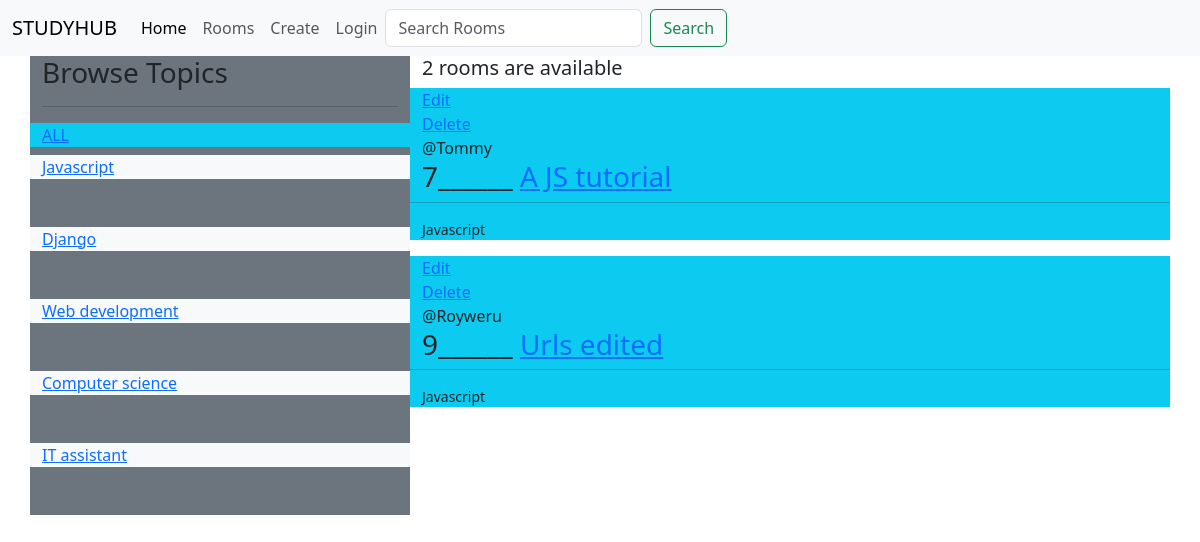
Page /room/?q=Javascript on the committed database.
### room/models.py (models this page shows, shortened)
class Topic(models.Model):
    name = models.CharField(max_length=200)

class Room(models.Model):
    host =models.ForeignKey(User, on_delete=models.SET_NULL, null=True)
    topic = models.ForeignKey(Topic , on_delete=models.SET_NULL, null=True)
    name = models.CharField(max_length=200)
    description = models.TextField( null=True , blank=True)
    updated = models.DateField(auto_now=True)
    created = models.DateTimeField(auto_now_add=True)
    class Meta:
        ordering = ['-updated', '-created']

### room/views.py (the view)
# urls.py: path('room/',views.room_page , name='rooms'),
def room_page(request):
    q= request.GET.get('q') if request.GET.get('q') != None else ''
    rooms = Room.objects.filter(Q(topic__name__icontains = q)|
                                Q(name__icontains=q)|
                                Q(description__icontains=q)
                                )
    topics = Topic.objects.all()
    room_count = rooms.count()
    context = {'rooms':rooms ,'topics':topics, 'room_count':room_count}
    return render(request, 'Rooms.html',context)

### templates/Rooms.html
{% extends 'base.html' %}
{% block content %}
<div class="container">
  <div class="row">
    <div class="col-md-4 bg-secondary">
      <h3>Browse Topics</h3>
      <hr>
      <div class="row mt-2 bg-info">
        <a href="{% url 'rooms' %}">ALL</a>
      </div>
      {% for topic in topics %}
        <div class="row bg-light mb-5 mt-2">
          <a href="{% url 'rooms' %}?q={{topic.name}}">{{topic.name}}</a>
        </div>
      {% endfor %}
    </div>
    <div class="col-md-8">
      <h5>{{room_count}} rooms are available</h5>
      {% for room in rooms %}
      <div class="row bg-info mb-3">
        <span><a href="{% url 'update' room.id %}">Edit</a></span><br />
        <span><a href="{% url 'delete' room.id %}">Delete</a></span><br />
        <span>@{{room.host.username}}</span>
        <h3 color>
          {{room.id}}______
          <a href="/room/{{room.id}}">{{room.name}}</a>
        </h3>
        <hr />
        <small>{{room.topic.name}}</small>
      </div>
      {% endfor %}
    </div>
  </div>
</div>
{% endblock %}

### rows in the picture
Topic: name "Javascript"
Topic: name "Django"
Topic: name "Web development"
Topic: name "Computer science"
Topic: name "IT assistant"
Room: host.username "Tommy", id "7", name "A JS tutorial", topic.name "Javascript"
Room: host.username "Royweru", id "9", name "Urls edited", topic.name "Javascript"

### other values in the picture
{{ room_count }} "2"
